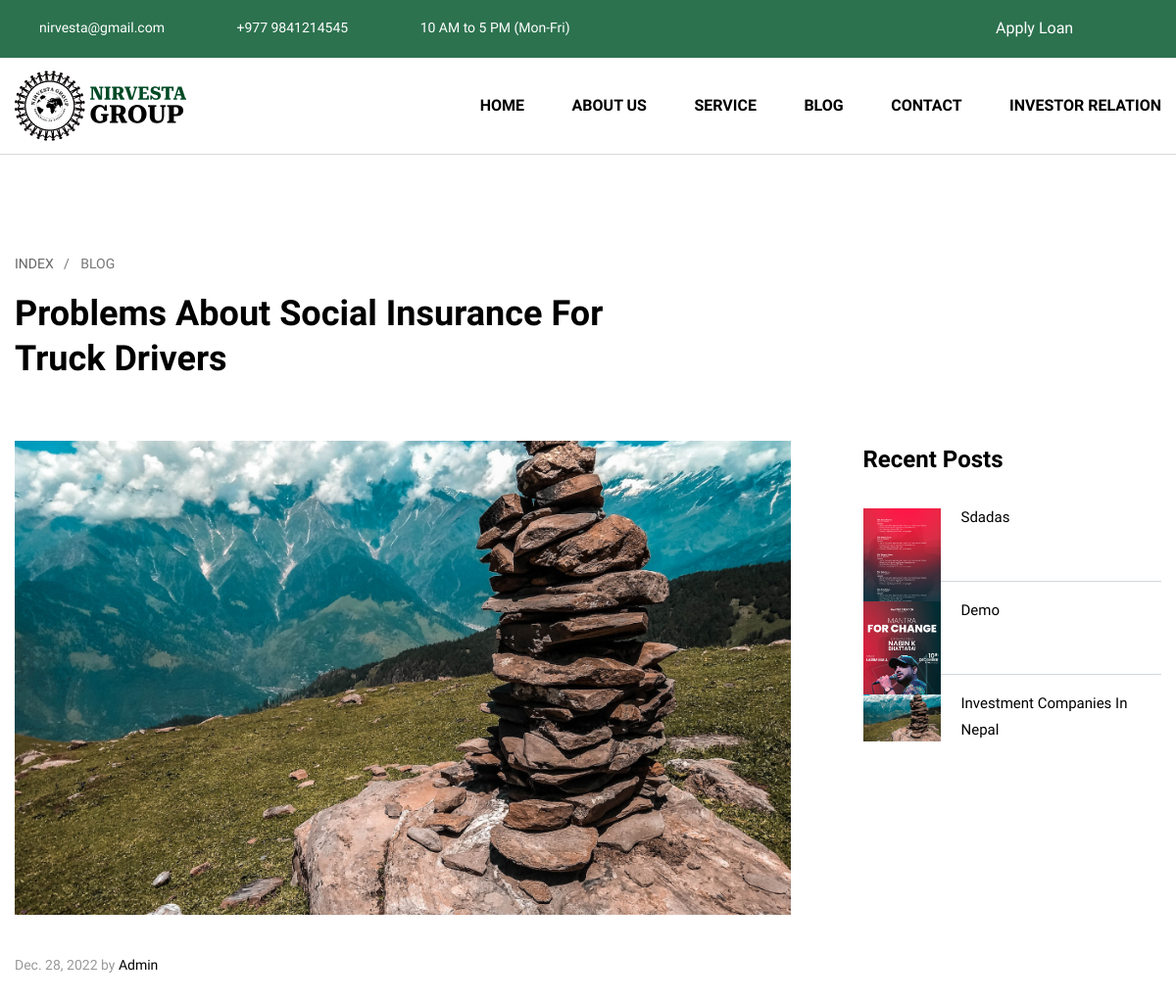
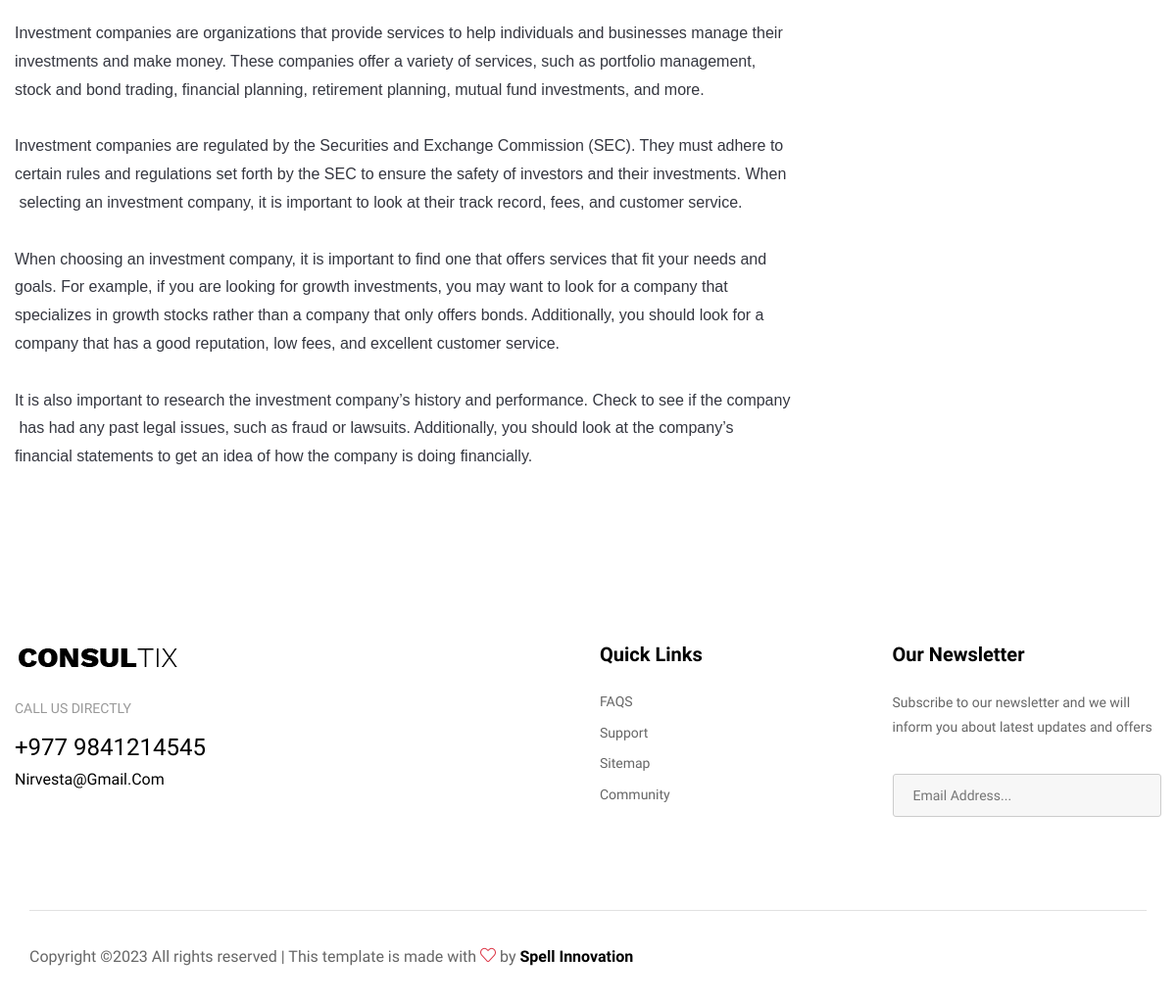
Screenshot of /blog_detail/1 with the database file from the repository (2 pictures, top to bottom).
### features/models.py (models this page shows, shortened)
class CompanySetup(models.Model):
    data_set = models.TextField()
    logo = models.ImageField(upload_to="company_images")
    location = models.TextField()
    contact = models.TextField()
    email = models.TextField()
    opening_hours = models.TextField()
    no_of_clients = models.TextField()
    facebook_url = models.URLField()
    instagram_url = models.URLField()
    twitter_url = models.URLField()
    about_us_page_heading_text = models.TextField()
    about_us_page_content = models.TextField()
    mission = models.TextField()
    vision = models.TextField()
    company_profile_text = models.TextField()
    class Meta:
        verbose_name_plural = "01. Company Setup"

class Blog(models.Model):
    title = models.TextField()
    blog = models.TextField()
    image = models.ImageField(upload_to="blogs_images/")
    created = models.DateField(auto_now_add=True)
    class Meta:
        verbose_name_plural = "12. Blogs"

### features/views.py (the view, shortened to what this page needs)
# urls.py: path('blog_detail/<int:id>', views.blog_detail, name="blog_detail"),
def blog_detail(request,id):
    blog_data = Blog.objects.get(id=id)
    faqs = Faqs.objects.all()
    files = Brochures.objects.all()
    blogs = Blog.objects.all().order_by('-id')
    paginator = Paginator(blogs, 8)
    page = request.GET.get("page")
    blogs = paginator.get_page(page)
    if CompanySetup.objects.filter()[:1].exists():
        company = CompanySetup.objects.filter()[:1].get()
        context = {
            'company':company,
            'blog_data':blog_data,
            'blogs':blogs,
            'faqs':faqs,
            'files':files,
        }
    return render(request,'blog_detail.html',context)

### templates/blog_detail.html
{% load static %}
{% include 'header.html' %}
    <div class="page-title-section style-two">
    	<div class="auto-container">
			<ul class="post-meta">
				<li><a href="index.html">Index</a></li>
				<li>Blog</li>
			</ul>
			<h2>Problems About Social Insurance For <br> Truck Drivers</h2>
		</div>
	</div>
    <div class="sidebar-page-container padding-top style-two">
    	<div class="auto-container">
			<div class="row clearfix">
                <div class="content-side col-lg-9 col-md-12 col-sm-12">
					<div class="blog-detail">
						<div class="inner-box">
							<div class="image">
								<img src="{{blog_data.image.url}}" alt="" />
							</div>
							<div class="lower-content">
								<div class="post-info"> {{blog_data.created}} by <i>Admin</i></div>
								<p>{{blog_data.blog|safe}}</p>
							</div>
						</div>
					</div>
				</div>
                <div class="sidebar-side col-lg-3 col-md-12 col-sm-12">
                	<aside class="sidebar sticky-top margin-left">
                        <div class="sidebar-widget popular-posts">
							<div class="sidebar-title">
                            	<h4>Recent Posts</h4>
                            </div>
                            <div class="widget-content">
								{% for blogs in blogs %}
                                <div class="post">
                                    <figure class="post-thumb"><a href="{% url 'blog_detail' id=blogs.id %}"><img src="{{blogs.image.url}}" alt=""></a></figure>
                                    <div class="text"><a href="{% url 'blog_detail' id=blogs.id %}">{{blogs.title}}</a></div>
                                </div>
                                {% endfor %}
                            </div>
						</div>
					</aside>
				</div>
			</div>
		</div>
	</div>
	{% include 'footer.html' %}

### templates/header.html (shortened to what this page needs)
{% load static %}
<!DOCTYPE html>
<html lang="en-US">
<head>
<link href="{% static 'css/bootstrap.min.css'%}" rel="stylesheet">
<link href="{% static 'css/main.css'%}" rel="stylesheet">
<link href="{% static 'css/responsive.css'%}" rel="stylesheet">
</head>
<body>
<div class="page-wrapper">
    <header class="main-header style-three">
        <div class="header-top">
            <div class="auto-container">
                <div class="inner-container clearfix">
					<div class="top-left">
						<ul class="info-list">
							<li><a href="mailto:{{company.email}}"><span class="icon icofont-envelope"></span>{{company.email}}</a></li>
							<li><a href="tel:{{company.contact}}"><span class="icon icofont-phone"></span> {{company.contact}}</a></li>
							<li><a href="{% url 'contact' %}"><span class="icon icofont-clock-time"></span>{{company.opening_hours}}</a></li>
						</ul>
					</div>
                    <div class="top-right pull-right">
						<ul class="social-box">
							<li><a href="{% url 'apply_loan' %}" class="share">Apply Loan</a></li>
							<li><a href="{{company.twitter_url}}" class="icofont-twitter"></a></li>
							<li><a href="{{company.facebook_url}}" class="icofont-facebook"></a></li>
							<li><a href="{{company.instagram_url}}" class="icofont-instagram"></a></li>
						</ul>
                    </div>
                </div>
            </div>
        </div>
        <div class="header-upper">
        	<div class="auto-container">
            	<div class="inner-container clearfix">
                	<div class="pull-left logo-box">
                    	<div class="logo"><a href=" {% url 'home' %} "><img src="{{company.logo.url}}" alt="" title="" height="10"></a></div>
                    </div>
                   	<div class="nav-outer pull-right clearfix">
						<nav class="main-menu navbar-expand-md">
							<div class="navbar-collapse show collapse clearfix" id="navbarSupportedContent">
								<ul class="navigation clearfix">
									<li ><a href="{% url 'home' %}">Home</a></li>
									<li class="dropdown"><a href="#">About Us</a>
									</li>
									<li><a href="{% url 'services' %}">Service</a></li>
									<li><a href="{% url 'blogs' %}">Blog</a></li>
									<li><a href="{% url 'contact' %}">Contact</a></li>
									<li><a href="{% url 'login' %}">Investor Relation</a></li>
								</ul>
							</div>
						</nav>
					</div>
                </div>
            </div>
        </div>
    </header>

### templates/footer.html (shortened to what this page needs)
{% load static %}
<footer class="main-footer">
    <div class="auto-container">
        <div class="widgets-section">
            <div class="row clearfix">
                <div class="big-column col-lg-6 col-md-12 col-sm-6 col-12">
                    <div class="row clearfix">
                        <div class="footer-column col-lg-6 col-md-6 col-sm-12">
                            <div class="footer-widget logo-widget">
                                <div class="logo">
                                    <a href="index.html"><img src="images/logo.png" alt="" /></a>
                                </div>
                                <div class="call">
                                    Call us directly
                                    <a class="phone" href="tel:{{company.contact}}">{{company.contact}}</a>
                                    <a class="email" href="mailto:{{company.email}}">{{company.email}}</a>
                                </div>
                            </div>
                        </div>
                    </div>
                </div>
                <div class="big-column col-lg-6 col-md-12 col-sm-6 col-12">
                    <div class="row clearfix">
                        <div class="footer-column col-lg-6 col-md-6 col-sm-12">
                            <div class="footer-widget links-widget">
                                <h5>Quick Links</h5>
                                <ul class="list-link">
                                    <li><a href="">FAQS</a></li>
                                    <li><a href="">Support</a></li>
                                    <li><a href="">Sitemap</a></li>
                                    <li><a href="">Community</a></li>
                                </ul>
                            </div>
                        </div>
                        <div class="footer-column col-lg-6 col-md-6 col-sm-12">
                            <div class="footer-widget newsletter-widget">
                                <h5>Our Newsletter</h5>
                                <div class="text">Subscribe to our newsletter and we will inform you about latest updates and offers</div>
                                <div class="newsletter-form">
                                    <form method="post" action="contact.html">
                                        <div class="form-group">
                                            <input type="email" name="email" value="" placeholder="Email Address..." required>
                                            <button type="submit" class="theme-btn icofont-arrow-right"></button>
                                        </div>
                                    </form>
                                </div>
                            </div>
                        </div>
                    </div>
                </div>
            </div>
        </div>
        <div class="footer-bottom">
            <div class="auto-container">
                <div class="bottom-inner">
                    <div class="row clearfix">
                        <div class="col-lg-8 col-md-12 col-sm-12">
                            <div class="copyright">Copyright © All rights reserved | This template is made with <i class="icon-heart text-danger" aria-hidden="true"></i> by <a href="https://spellinnovation.com" target="_blank">Spell Innovation</a></div>
                        </div>
                        <div class="col-lg-4 col-md-12 col-sm-12">
                            <ul class="social-nav">
                                <li><a href="{{company.twitter_url}}" class="icofont-twitter"></a></li>
                                <li><a href="{{company.facebook_url}}" class="icofont-facebook"></a></li>
                                <li><a href="{{company.instagram_url}}" class="icofont-instagram"></a></li>
                            </ul>
                        </div>
                    </div>
                </div>
            </div>
        </div>
    </div>
</footer>
</div>
</body>
</html>

### static/css/responsive.css (style rules this page uses)
@media only screen and (min-width: 1200px) and (max-width: 1499px) { .padding-top { padding-top: 60px; } }
@media only screen and (min-width: 1200px) and (max-width: 1499px) { .page-title-section h2 { margin-top: 15px; } }

### rows the page displays
CompanySetup: email "nirvesta@gmail.com", contact "+977 9841214545", opening_hours "10 AM to 5 PM (Mon-Fri)", logo (picture), email "Nirvesta@gmail.com"
Blog: image (picture), created "Dec. 28, 2022", blog "Invest ment companies are organizations that provide services to help individuals and businesses manage their investments and make money . These companies offer a variety of services , such as portfolio management , stock and bond trading , financial planning , retirement planning , mutual fund investments , and more . Invest ment companies are regulated by the Securities and Exchange Commission ( SEC ). They must adhere to certain rules and regulations set forth by the SEC to ensure the safety of investors and their investments . When selecting an investment company , it is important to look at their track record , fees , and customer service . When choosing an investment company , it is…", title "Investment Companies In Nepal"
Blog: image (picture), title "Sdadas"
Blog: image (picture), title "Demo"
